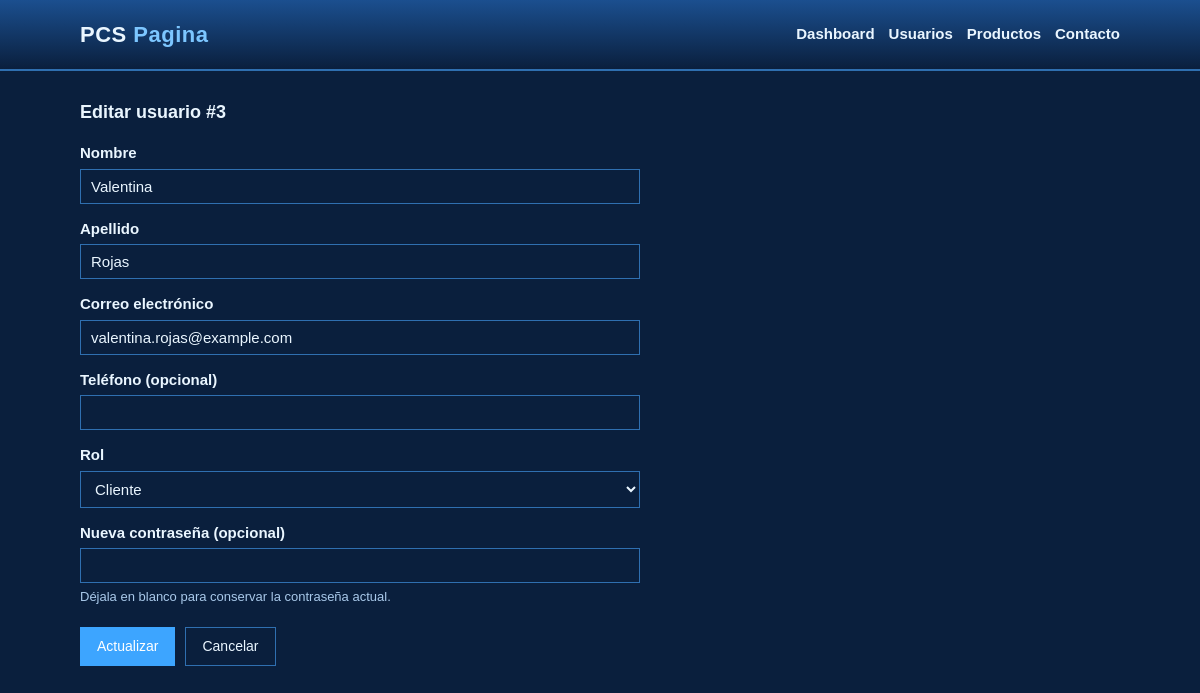
The page /crud_usuarios/editar.php?id=3 on the database its author committed.
### tables this page shows
CREATE TABLE IF NOT EXISTS usuarios (
  id_usuario      INT NOT NULL AUTO_INCREMENT,
  nombre          VARCHAR(80)  NOT NULL,
  apellido        VARCHAR(80)  NOT NULL,
  correo          VARCHAR(120) NOT NULL,
  contrasena_hash VARCHAR(255) NOT NULL,
  telefono        VARCHAR(20)  DEFAULT NULL,
  rol             VARCHAR(20)  NOT NULL DEFAULT 'cliente',
  fecha_registro  DATETIME     NOT NULL DEFAULT CURRENT_TIMESTAMP,
  PRIMARY KEY (id_usuario),
  UNIQUE KEY uq_usuarios_correo (correo),
  CONSTRAINT chk_usuarios_rol CHECK (rol IN ('cliente', 'administrador'))
);

### crud_usuarios/editar.php (the view, shortened to what this page needs)
<?php
require __DIR__ . '/includes/conexion.php';
$roles = ['cliente' => 'Cliente', 'administrador' => 'Administrador'];
$id = filter_var($_GET['id'] ?? $_POST['id'] ?? null, FILTER_VALIDATE_INT);
$stmt = $pdo->prepare('SELECT id_usuario, nombre, apellido, correo, telefono, rol FROM usuarios WHERE id_usuario = :id');
$stmt->execute([':id' => $id]);
$usuario = $stmt->fetch();
$datos = [
    'nombre'   => $usuario['nombre'],
    'apellido' => $usuario['apellido'],
    'correo'   => $usuario['correo'],
    'telefono' => $usuario['telefono'] ?? '',
    'rol'      => $usuario['rol'],
];
require __DIR__ . '/includes/header.php';
?>
<h2>Editar usuario #<?= (int) $id ?></h2>
<form class="formulario" method="post" action="editar.php">
    <div class="campo">
        <label for="nombre">Nombre</label>
        <input type="text" id="nombre" name="nombre" maxlength="80" value="<?= htmlspecialchars($datos['nombre']) ?>" required>
    </div>
    <div class="campo">
        <label for="apellido">Apellido</label>
        <input type="text" id="apellido" name="apellido" maxlength="80" value="<?= htmlspecialchars($datos['apellido']) ?>" required>
    </div>
    <div class="campo">
        <label for="correo">Correo electrónico</label>
        <input type="email" id="correo" name="correo" maxlength="120" value="<?= htmlspecialchars($datos['correo']) ?>" required>
    </div>
    <div class="campo">
        <label for="telefono">Teléfono (opcional)</label>
        <input type="text" id="telefono" name="telefono" maxlength="20" value="<?= htmlspecialchars($datos['telefono']) ?>">
    </div>
    <div class="campo">
        <label for="rol">Rol</label>
        <select id="rol" name="rol" required>
            <?php foreach ($roles as $valor => $texto): ?>
                <option value="<?= $valor ?>"<?= $datos['rol'] === $valor ? ' selected' : '' ?>><?= $texto ?></option>
            <?php endforeach; ?>
        </select>
    </div>
    <div class="campo">
        <label for="contrasena">Nueva contraseña (opcional)</label>
        <input type="password" id="contrasena" name="contrasena" minlength="8" maxlength="72" autocomplete="new-password">
        <small class="ayuda">Déjala en blanco para conservar la contraseña actual.</small>
    </div>
    <div class="botones">
        <button type="submit" class="btn">Actualizar</button>
        <a class="btn btn-claro" href="index.php">Cancelar</a>
    </div>
</form>
<?php require __DIR__ . '/includes/footer.php'; ?>

### crud_usuarios/css/style.css (style rules this page uses)
:root { --bg: #0a1f3d; --panel: #123a6b; --panel-2: #1b4f8f; --texto: #eaf6ff; --texto-suave: #a9c9ea; --borde: #2f6fb0; --acento: #3da5ff; --acento-hover: #7cc6ff; --peligro: #ff6b7a; --ok: #35d0a5; --sombra: 0 8px 24px rgba(0, 12, 32, 0.55); }
* { box-sizing: border-box; }
body { margin: 0; background: var(--bg); color: var(--texto); font-family: Arial, Helvetica, sans-serif; font-size: 15px; line-height: 1.5; min-height: 100vh; }
h2 { font-size: 18px; margin: 0 0 16px; }
.btn { display: inline-block; padding: 8px 16px; border: 1px solid var(--acento); background: var(--acento); color: #ffffff; text-decoration: none; font-size: 14px; cursor: pointer; }
.btn-claro { background: transparent; color: var(--texto); border-color: var(--borde); }
form.formulario { max-width: 560px; }
.campo { margin-bottom: 14px; }
.campo label { display: block; font-weight: 600; margin-bottom: 4px; color: var(--texto); }
.campo input, .campo select, .campo textarea { width: 100%; padding: 8px 10px; border: 1px solid var(--borde); background: var(--bg); color: var(--texto); font-size: 15px; font-family: inherit; }
.ayuda { display: block; margin-top: 4px; color: var(--texto-suave); font-size: 13px; }
.botones { display: flex; gap: 10px; margin-top: 20px; flex-wrap: wrap; }

### rows shown on the page
usuarios: nombre "Valentina", apellido "Rojas", correo "valentina.rojas@example.com", rol "Cliente"

### other values the page prints
$id "3"
